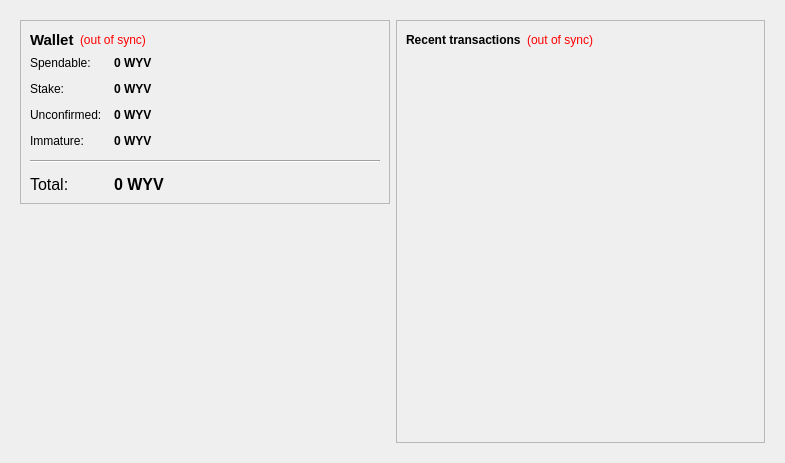
<?xml version="1.0" encoding="UTF-8"?>
<ui version="4.0">
 <class>OverviewPage</class>
 <widget class="QWidget" name="OverviewPage">
  <property name="geometry">
   <rect>
    <x>0</x>
    <y>0</y>
    <width>785</width>
    <height>463</height>
   </rect>
  </property>
  <property name="windowTitle">
   <string>Form</string>
  </property>
  <layout class="QHBoxLayout" name="horizontalLayout" stretch="0">
   <item>
    <widget class="QFrame" name="frameMain">
     <property name="frameShape">
      <enum>QFrame::NoFrame</enum>
     </property>
     <layout class="QHBoxLayout" name="horizontalLayout_3">
      <item>
       <layout class="QVBoxLayout" name="verticalLayout_2">
        <item>
         <widget class="QFrame" name="frame">
          <property name="frameShape">
           <enum>QFrame::StyledPanel</enum>
          </property>
          <property name="frameShadow">
           <enum>QFrame::Plain</enum>
          </property>
          <layout class="QVBoxLayout" name="verticalLayout_4">
           <item>
            <layout class="QHBoxLayout" name="horizontalLayout_4">
             <item>
              <widget class="QLabel" name="label_5">
               <property name="font">
                <font>
                 <pointsize>11</pointsize>
                 <weight>75</weight>
                 <bold>true</bold>
                </font>
               </property>
               <property name="text">
                <string>Wallet</string>
               </property>
              </widget>
             </item>
             <item>
              <widget class="QLabel" name="labelWalletStatus">
               <property name="toolTip">
                <string>The displayed information may be out of date. Your wallet automatically synchronizes with the wyvern network after a connection is established, but this process has not completed yet.</string>
               </property>
               <property name="styleSheet">
                <string notr="true">QLabel { color: red; }</string>
               </property>
               <property name="text">
                <string notr="true">(out of sync)</string>
               </property>
               <property name="alignment">
                <set>Qt::AlignLeading|Qt::AlignLeft|Qt::AlignVCenter</set>
               </property>
              </widget>
             </item>
             <item>
              <spacer name="horizontalSpacer_2">
               <property name="orientation">
                <enum>Qt::Horizontal</enum>
               </property>
               <property name="sizeHint" stdset="0">
                <size>
                 <width>40</width>
                 <height>20</height>
                </size>
               </property>
              </spacer>
             </item>
            </layout>
           </item>
           <item>
            <layout class="QFormLayout" name="formLayout_2">
             <property name="fieldGrowthPolicy">
              <enum>QFormLayout::AllNonFixedFieldsGrow</enum>
             </property>
             <property name="horizontalSpacing">
              <number>12</number>
             </property>
             <property name="verticalSpacing">
              <number>12</number>
             </property>
             <item row="0" column="0">
              <widget class="QLabel" name="label">
               <property name="text">
                <string>Spendable:</string>
               </property>
              </widget>
             </item>
             <item row="0" column="1">
              <widget class="QLabel" name="labelBalance">
               <property name="font">
                <font>
                 <weight>75</weight>
                 <bold>true</bold>
                </font>
               </property>
               <property name="cursor">
                <cursorShape>IBeamCursor</cursorShape>
               </property>
               <property name="toolTip">
                <string>Your current spendable balance</string>
               </property>
               <property name="text">
                <string notr="true">0 WYV</string>
               </property>
               <property name="textInteractionFlags">
                <set>Qt::LinksAccessibleByMouse|Qt::TextSelectableByKeyboard|Qt::TextSelectableByMouse</set>
               </property>
              </widget>
             </item>
             <item row="1" column="0">
              <widget class="QLabel" name="label_6">
               <property name="text">
                <string>Stake:</string>
               </property>
              </widget>
             </item>
             <item row="1" column="1">
              <widget class="QLabel" name="labelStake">
               <property name="font">
                <font>
                 <weight>75</weight>
                 <bold>true</bold>
                </font>
               </property>
               <property name="cursor">
                <cursorShape>IBeamCursor</cursorShape>
               </property>
               <property name="toolTip">
                <string>Total of coins that was staked, and do not yet count toward the current balance</string>
               </property>
               <property name="text">
                <string notr="true">0 WYV</string>
               </property>
               <property name="textInteractionFlags">
                <set>Qt::LinksAccessibleByMouse|Qt::TextSelectableByKeyboard|Qt::TextSelectableByMouse</set>
               </property>
              </widget>
             </item>
             <item row="2" column="0">
              <widget class="QLabel" name="label_3">
               <property name="text">
                <string>Unconfirmed:</string>
               </property>
              </widget>
             </item>
             <item row="2" column="1">
              <widget class="QLabel" name="labelUnconfirmed">
               <property name="font">
                <font>
                 <weight>75</weight>
                 <bold>true</bold>
                </font>
               </property>
               <property name="cursor">
                <cursorShape>IBeamCursor</cursorShape>
               </property>
               <property name="toolTip">
                <string>Total of transactions that have yet to be confirmed, and do not yet count toward the current balance</string>
               </property>
               <property name="text">
                <string notr="true">0 WYV</string>
               </property>
               <property name="textInteractionFlags">
                <set>Qt::LinksAccessibleByMouse|Qt::TextSelectableByKeyboard|Qt::TextSelectableByMouse</set>
               </property>
              </widget>
             </item>
             <item row="3" column="0">
              <widget class="QLabel" name="labelImmatureText">
               <property name="text">
                <string>Immature:</string>
               </property>
              </widget>
             </item>
             <item row="3" column="1">
              <widget class="QLabel" name="labelImmature">
               <property name="font">
                <font>
                 <weight>75</weight>
                 <bold>true</bold>
                </font>
               </property>
               <property name="toolTip">
                <string>Mined balance that has not yet matured</string>
               </property>
               <property name="text">
                <string notr="true">0 WYV</string>
               </property>
               <property name="textInteractionFlags">
                <set>Qt::LinksAccessibleByMouse|Qt::TextSelectableByKeyboard|Qt::TextSelectableByMouse</set>
               </property>
              </widget>
             </item>
             <item row="4" column="0" colspan="2">
              <widget class="Line" name="line">
               <property name="orientation">
                <enum>Qt::Horizontal</enum>
               </property>
              </widget>
             </item>
             <item row="5" column="0">
              <widget class="QLabel" name="labelTotalText">
               <property name="font">
                <font>
                 <pointsize>12</pointsize>
                </font>
               </property>
               <property name="text">
                <string>Total:</string>
               </property>
              </widget>
             </item>
             <item row="5" column="1">
              <widget class="QLabel" name="labelTotal">
               <property name="font">
                <font>
                 <pointsize>12</pointsize>
                 <weight>75</weight>
                 <bold>true</bold>
                </font>
               </property>
               <property name="cursor">
                <cursorShape>IBeamCursor</cursorShape>
               </property>
               <property name="toolTip">
                <string>Your current total balance</string>
               </property>
               <property name="text">
                <string notr="true">0 WYV</string>
               </property>
               <property name="textInteractionFlags">
                <set>Qt::LinksAccessibleByMouse|Qt::TextSelectableByKeyboard|Qt::TextSelectableByMouse</set>
               </property>
              </widget>
             </item>
            </layout>
           </item>
          </layout>
         </widget>
        </item>
        <item>
         <spacer name="verticalSpacer">
          <property name="orientation">
           <enum>Qt::Vertical</enum>
          </property>
          <property name="sizeHint" stdset="0">
           <size>
            <width>20</width>
            <height>40</height>
           </size>
          </property>
         </spacer>
        </item>
        <item>
         <widget class="QLabel" name="label_7">
          <property name="text">
           <string/>
          </property>
          <property name="pixmap">
           <pixmap resource="../wyvern.qrc">:/icons/wyvern</pixmap>
          </property>
         </widget>
        </item>
        <item>
         <widget class="QLabel" name="label_2">
          <property name="text">
           <string/>
          </property>
          <property name="pixmap">
           <pixmap>:/images/wallet</pixmap>
          </property>
         </widget>
        </item>
       </layout>
      </item>
      <item>
       <layout class="QVBoxLayout" name="verticalLayout_3">
        <item>
         <widget class="QFrame" name="frame_2">
          <property name="frameShape">
           <enum>QFrame::StyledPanel</enum>
          </property>
          <property name="frameShadow">
           <enum>QFrame::Plain</enum>
          </property>
          <layout class="QVBoxLayout" name="verticalLayout">
           <item>
            <layout class="QHBoxLayout" name="horizontalLayout_2">
             <item>
              <widget class="QLabel" name="label_4">
               <property name="text">
                <string>&lt;b&gt;Recent transactions&lt;/b&gt;</string>
               </property>
              </widget>
             </item>
             <item>
              <widget class="QLabel" name="labelTransactionsStatus">
               <property name="toolTip">
                <string>The displayed information may be out of date. Your wallet automatically synchronizes with the wyvern network after a connection is established, but this process has not completed yet.</string>
               </property>
               <property name="styleSheet">
                <string notr="true">QLabel { color: red; }</string>
               </property>
               <property name="text">
                <string notr="true">(out of sync)</string>
               </property>
               <property name="alignment">
                <set>Qt::AlignRight|Qt::AlignTrailing|Qt::AlignVCenter</set>
               </property>
              </widget>
             </item>
             <item>
              <spacer name="horizontalSpacer">
               <property name="orientation">
                <enum>Qt::Horizontal</enum>
               </property>
               <property name="sizeHint" stdset="0">
                <size>
                 <width>40</width>
                 <height>20</height>
                </size>
               </property>
              </spacer>
             </item>
            </layout>
           </item>
           <item>
            <widget class="QListView" name="listTransactions">
             <property name="styleSheet">
              <string notr="true">QListView { background: transparent; }</string>
             </property>
             <property name="frameShape">
              <enum>QFrame::NoFrame</enum>
             </property>
             <property name="verticalScrollBarPolicy">
              <enum>Qt::ScrollBarAlwaysOff</enum>
             </property>
             <property name="horizontalScrollBarPolicy">
              <enum>Qt::ScrollBarAlwaysOff</enum>
             </property>
             <property name="selectionMode">
              <enum>QAbstractItemView::NoSelection</enum>
             </property>
            </widget>
           </item>
          </layout>
         </widget>
        </item>
       </layout>
      </item>
     </layout>
    </widget>
   </item>
  </layout>
 </widget>
 <resources>
  <include location="../wyvern.qrc"/>
 </resources>
 <connections/>
</ui>
